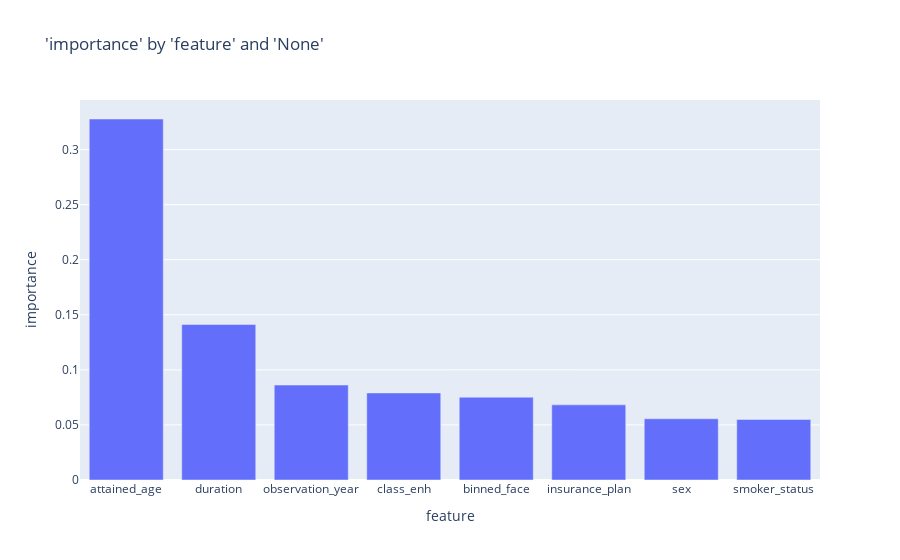

The notebook cell this image was saved under:
### Code cell
charters.chart(
    df=perm_imp, x_axis="feature", y_axis="importance", type="bar", y_sort=True
)

### Figure 1 — Plotly figure (JSON) as saved in the notebook; plotly's stock layout.template omitted (floating-point values rounded to 4 significant figures)
{"data": [{"alignmentgroup": "True", "hovertemplate": "feature=%{x}<br>importance=%{y}<extra></extra>", "legendgroup": "", "marker": {"color": "#636efa", "pattern": {"shape": ""}}, "name": "", "offsetgroup": "", "orientation": "v", "showlegend": false, "textposition": "auto", "type": "bar", "x": ["attained_age", "duration", "observation_year", "class_enh", "binned_face", "insurance_plan", "sex", "smoker_status"], "xaxis": "x", "y": [0.3278, 0.1412, 0.08619, 0.07904, 0.07518, 0.06822, 0.05559, 0.05498], "yaxis": "y"}], "layout": {"autosize": true, "barmode": "relative", "legend": {"tracegroupgap": 0}, "title": {"text": "'importance' by 'feature' and 'None'"}, "xaxis": {"anchor": "y", "autorange": true, "domain": [0, 1], "range": [-0.5, 7.5], "title": {"text": "feature"}, "type": "category"}, "yaxis": {"anchor": "x", "autorange": true, "domain": [0, 1], "range": [0, 0.345], "title": {"text": "importance"}, "type": "linear"}}}
